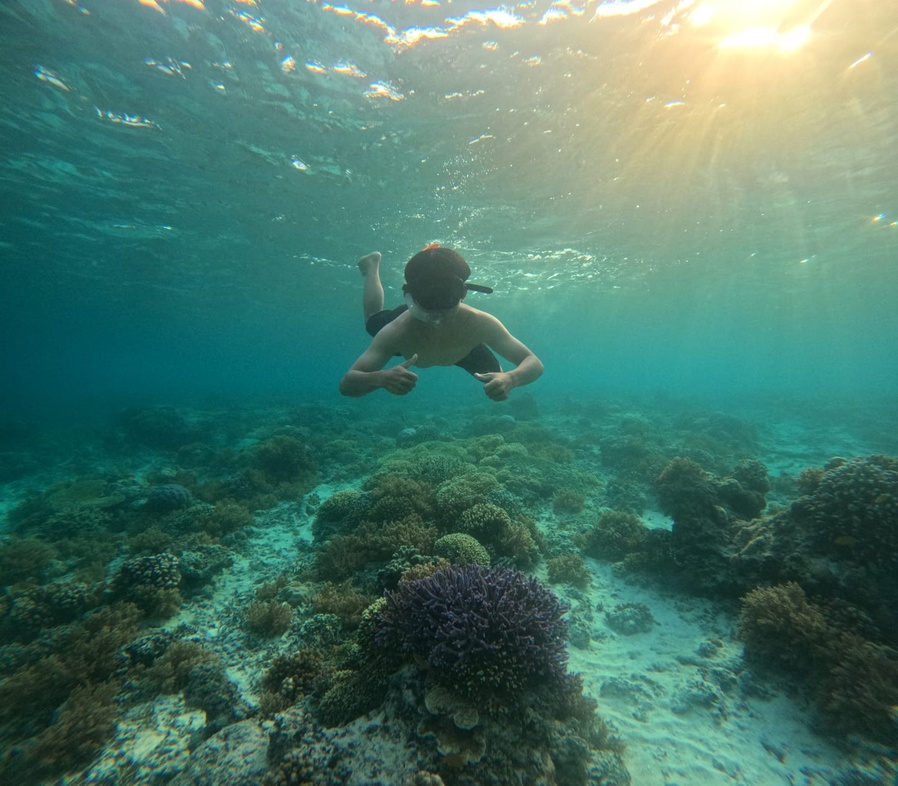
#> input picture pertemuan5/photo.jpg, 898 x 786 px, shrunk from 1392 x 1218 before the run
$ python adaptive-thresholding.py
#> lines starting #> are read from the running program, lines starting #| are printed output that depends on the picture
import cv2

#membaca gambar dalam graycale
image = cv2.imread('photo.jpg', 0)
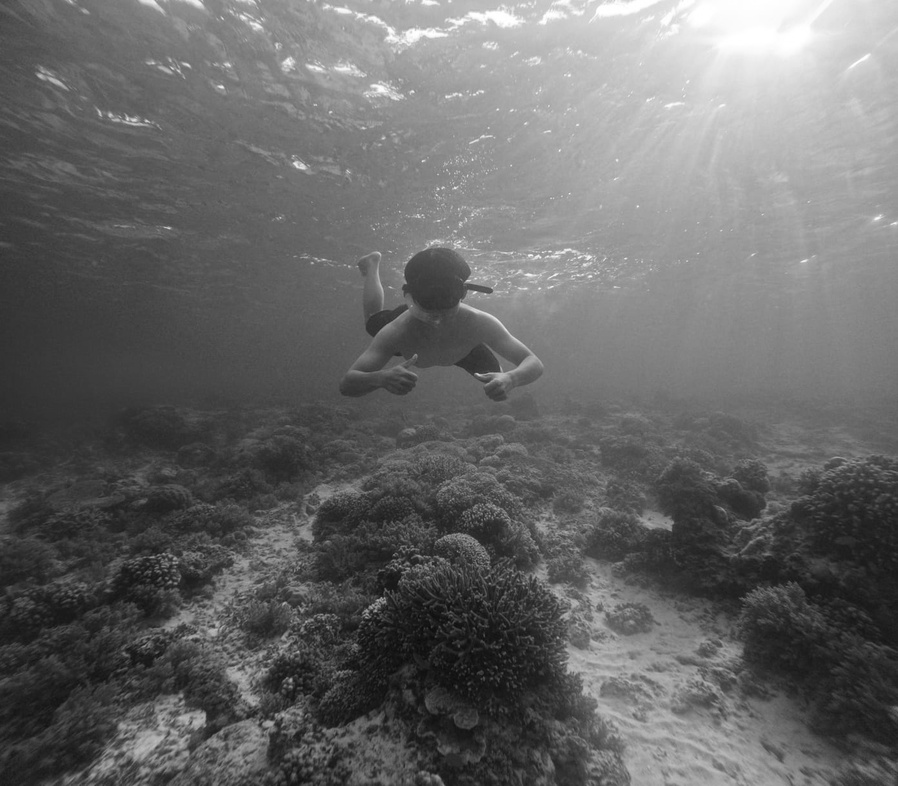
#> image: shape (786, 898); min 10, max 255, mean 104.1

#menerapkan adptive thresholding
adaptive_thresh = cv2.adaptiveThreshold(image, 255, cv2.ADAPTIVE_THRESH_GAUSSIAN_C, cv2.THRESH_BINARY, 11, 2)
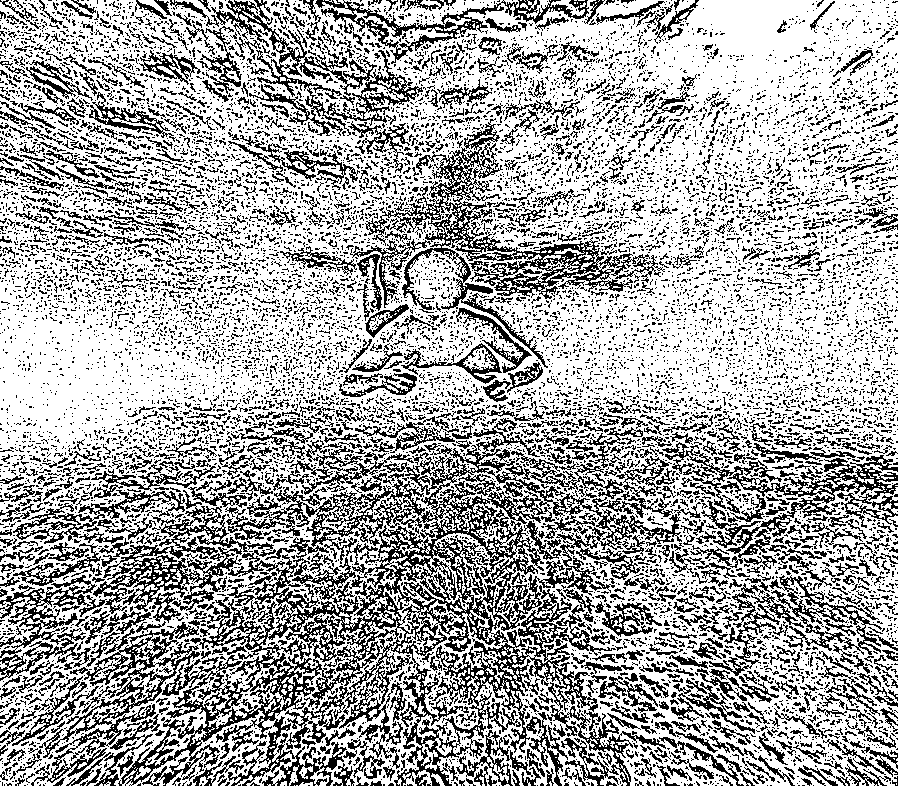
#> adaptive_thresh: shape (786, 898); 66.9% white; black in thin lines or dots
#menampilkan hasil
cv2.imshow('Adaptive Thresholding', adaptive_thresh)
cv2.waitKey(0)
cv2.destroyAllWindows
